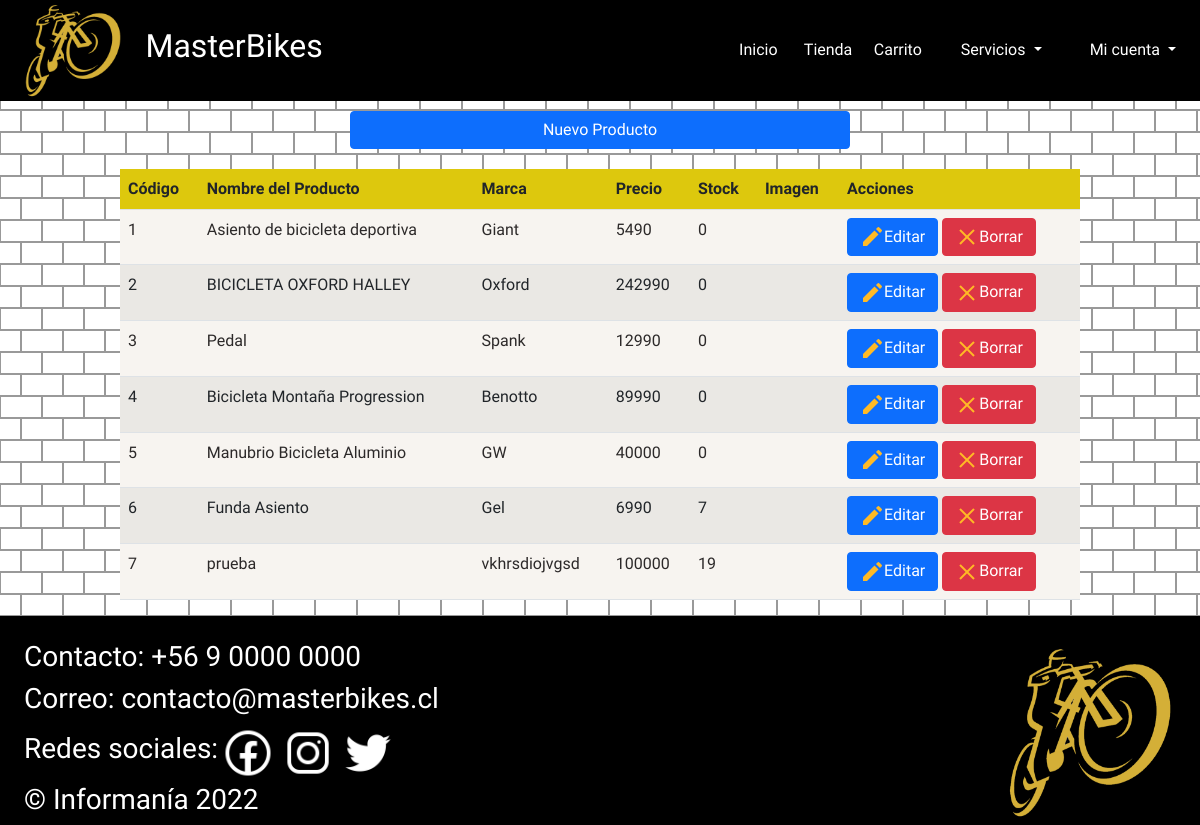
Before: /crudProductos with the older database file.
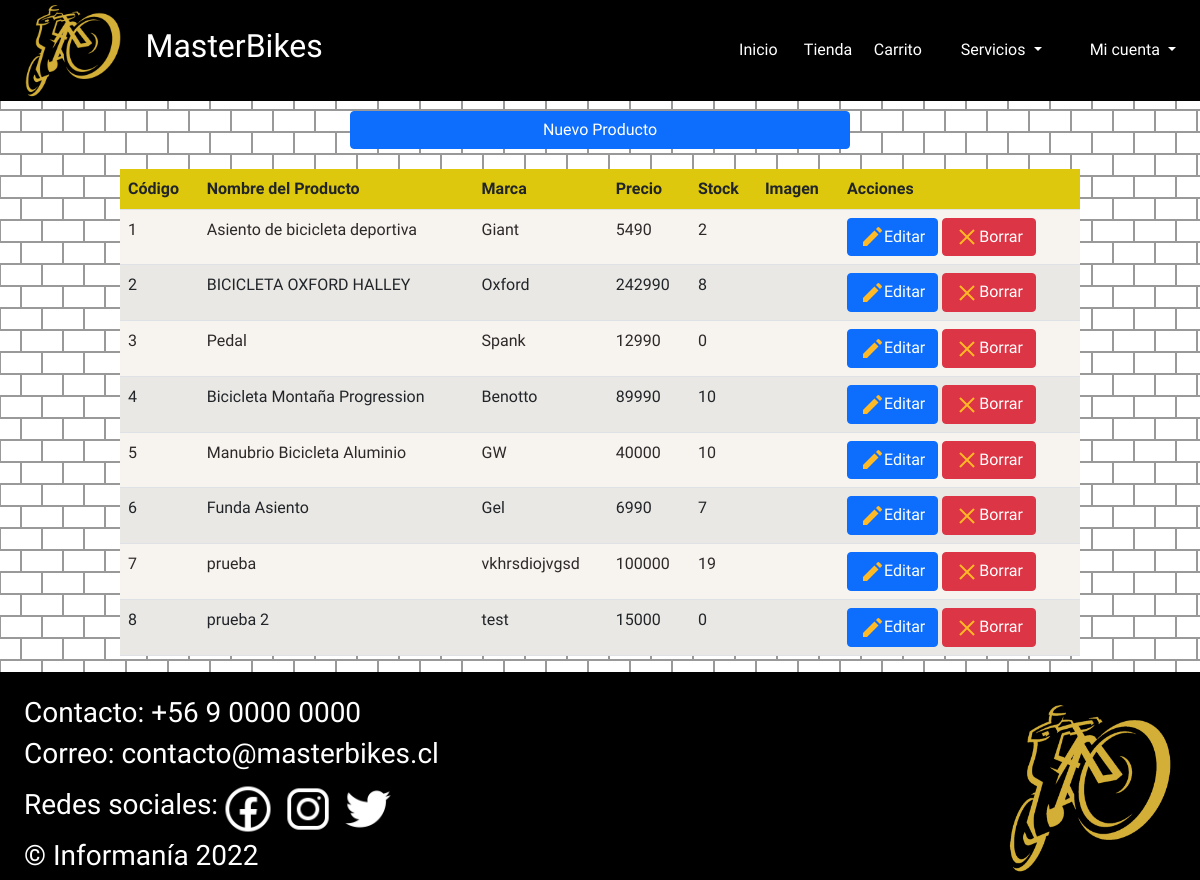
After: the same page with the newer database file.
### app/models.py (models this page shows)
class Producto(models.Model):
    codigo = models.IntegerField(primary_key=True, max_length=6)
    nombre = models.CharField(max_length=30)
    marca = models.CharField(max_length=20)
    precio = models.IntegerField(max_length=20)
    stock = models.PositiveIntegerField(max_length=20)
    imagen = models.CharField(max_length=500, default= "imagen")

### app/views.py (the view)
# urls.py: path('crudProductos', crudProductos, name="crudProductos"),
def crudProductos(request):
    contexto = {'productos':Producto.objects.all()}
    return render(request, 'app/crud_productos.html', contexto)

### app/templates/app/crud_productos.html (shortened to what this page needs)
{% extends "app/layout.html" %}
{% load static %}
{% block head %}
<link rel="stylesheet" href="{% static 'app/css/estilo_crud_prod.css' %}">
{% endblock %}
{% block content %}
<a href="{% url 'registroProductos' %}"><button type="submit" class="btn btn-primary" id="btnNuevoProducto">Nuevo Producto</button></a>
<table class="table table-striped" id="tablaProductos">
    <tbody>
        <tr id="tblNombreColumna">
            <th>Código</th>
            <th>Nombre del Producto</th>
            <th>Marca</th>
            <th>Precio</th>
            <th>Stock</th>
            <th>Imagen</th>
            <th>Acciones</th>
        </tr>
        {% for i in productos %}
        <tr id="tblDatos">
            <td>{{ i.codigo }}</td>
            <td>{{ i.nombre }}</td>
            <td>{{ i.marca }}</td>
            <td>{{ i.precio }}</td>
            <td>{{ i.stock }}</td>
            <td><img src="{{ i.imagen }}" alt="" width="40"></td>
            <td>
                 <a href="{% url 'actualizarProductos' i.codigo %}" class="btn btn-primary"><img src="{% static 'app/img/editar_producto.png' %}" alt="">Editar</a>
                 <a href="{% url 'borrarProductos' i.codigo %}" class="btn btn-danger"><img src="{% static 'app/img/borrar_producto.png' %}" alt="">Borrar</a>
            </td>
        </tr>
        {% endfor %}
    </tbody>
</table>
{% endblock %}

Changed rows visible on the page:
changed Producto "Asiento de bicicleta deportiva": stock "0" → "2"
changed Producto "BICICLETA OXFORD HALLEY": stock "0" → "8"
changed Producto "Bicicleta Montaña Progression": stock "0" → "10"
changed Producto "Manubrio Bicicleta Aluminio": stock "0" → "10"
added Producto: codigo "8", nombre "prueba 2", marca "test", precio "15000", stock "0"
